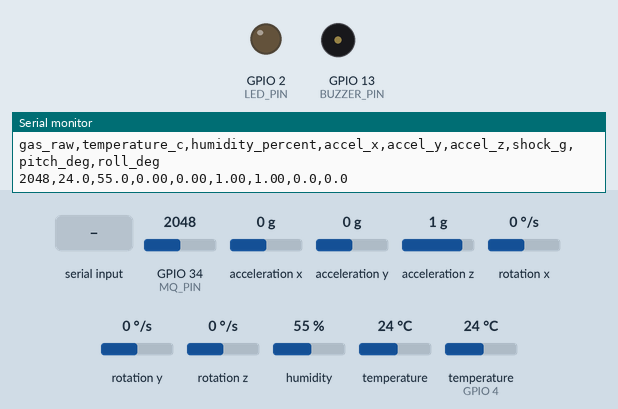
The sketch below on a simulated ESP32. Shown: output pins drawn as LEDs (lit = HIGH), buzzer (waves = sounding, pin HIGH), the last lines printed to the serial monitor. Wiring (inferred from the names in the program): MPU-9250 motion sensor at I2C address 0x68. The inputs (shaded band) are chosen by the test bench; at power-on: GPIO 34 (MQ_PIN) = 2048, acceleration x 0 g, acceleration y 0 g, acceleration z 1 g, rotation x 0 °/s, rotation y 0 °/s, rotation z 0 °/s, humidity 55 %, temperature 24 °C, temperature (sensor on GPIO 4) 24 °C (analog values on the 0–4095 scale).

Above: at 2.2 s.
2.3 s: "ALERT:ON\n" received over Serial
At 3.5 s:
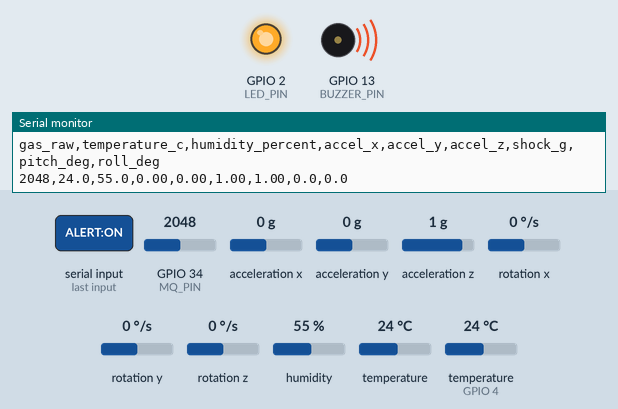
3.8 s: "ALERT:OFF\n" received over Serial
At 4.7 s:
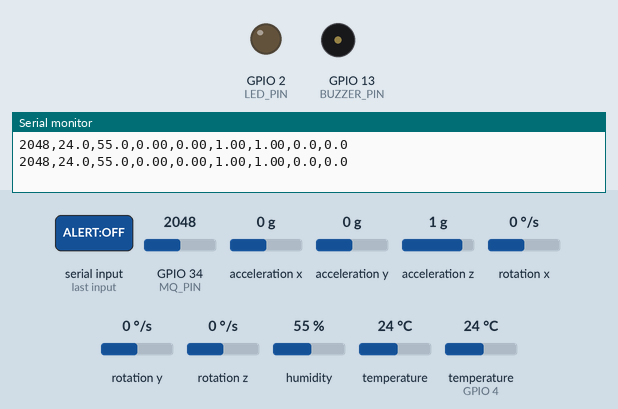
Timing chart, 0 to 6.8 s (numbered marks = the images above; inputs shaded):
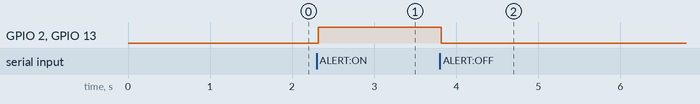

Measured:
- after the input at 2.3 s, GPIO 2 (LED_PIN), GPIO 13 (BUZZER_PIN): LOW → HIGH at once
- after the input at 3.8 s, GPIO 2 (LED_PIN), GPIO 13 (BUZZER_PIN): HIGH → LOW at once

The sketch:

esp32_sensor.ino
```cpp
/*
 * FreshGuard ESP32 Multi-Sensor Transit & Spoilage Firmware
 * =========================================================
 * Universal Driver supporting:
 *   - Genuine InvenSense MPU-6050
 *   - Clone / Counterfeit / Re-marked IMUs (Hangshun, Geehy, Silan, MPU-6500)
 *   - Automatic I2C address detection (0x68 and 0x69)
 *   - Automatic Raw Register Fallback if Adafruit WHO_AM_I check fails
 *
 * Hardware Configuration:
 *   - MQ-3 Gas Sensor (Analog ADC: GPIO 34 via voltage divider)
 *   - DHT22 Temp & Humidity (Digital: GPIO 4)
 *   - MPU-6050 / Clone IMU (I2C: SDA=GPIO 21, SCL=GPIO 22)
 *   - Warning LED (GPIO 2)
 *   - Alert Buzzer (GPIO 13)
 *
 * CSV Output Format (every 2 seconds):
 *   gas_raw,temperature_c,humidity_percent,accel_x,accel_y,accel_z,shock_g,pitch_deg,roll_deg
 */

#include <Wire.h>
#include <DHT.h>
#include <Adafruit_MPU6050.h>
#include <Adafruit_Sensor.h>

#define MQ_PIN        34      // MQ-3 analog pin (GPIO34 is input-only ADC1)
#define DHT_PIN       4       // DHT22 data pin
#define DHT_TYPE      DHT22   // or DHT11
#define LED_PIN       2       // Onboard warning LED
#define BUZZER_PIN    13      // Actuator/Buzzer pin

#define MPU_REG_PWR_MGMT_1   0x6B
#define MPU_REG_CONFIG       0x1A
#define MPU_REG_ACCEL_CONFIG 0x1C
#define MPU_REG_ACCEL_XOUT_H 0x3B
#define MPU_REG_WHO_AM_I     0x75

enum ImuDriverMode {
  IMU_MODE_NONE,
  IMU_MODE_ADAFRUIT,
  IMU_MODE_RAW_I2C
};

DHT dht(DHT_PIN, DHT_TYPE);
Adafruit_MPU6050 mpu;

bool mpu_available = false;
ImuDriverMode imu_mode = IMU_MODE_NONE;
uint8_t mpu_address = 0x68;
uint8_t mpu_who_am_i = 0x00;

// Sampling & Telemetry intervals
unsigned long last_transmit_ms = 0;
const unsigned long TRANSMIT_INTERVAL_MS = 2000; // Emit telemetry every 2 seconds

// IMU Shock and Orientation metrics
float peak_shock_g = 1.0;
float live_ax = 0.0, live_ay = 0.0, live_az = 1.0;
float live_pitch = 0.0, live_roll = 0.0;

// Helper: Read a single register over I2C
uint8_t i2c_read_reg(uint8_t addr, uint8_t reg) {
  Wire.beginTransmission(addr);
  Wire.write(reg);
  if (Wire.endTransmission(false) != 0) return 0xFF;
  if (Wire.requestFrom((uint8_t)addr, (size_t)1) == 1) {
    return Wire.read();
  }
  return 0xFF;
}

// Helper: Write a single register over I2C
bool i2c_write_reg(uint8_t addr, uint8_t reg, uint8_t data) {
  Wire.beginTransmission(addr);
  Wire.write(reg);
  Wire.write(data);
  return (Wire.endTransmission() == 0);
}

// Universal IMU Initializer: Supports genuine chips and all clone variants
void init_imu_universal() {
  // 1. Detect I2C Address (0x68 or 0x69)
  mpu_address = 0;
  Wire.beginTransmission(0x68);
  if (Wire.endTransmission() == 0) {
    mpu_address = 0x68;
  } else {
    Wire.beginTransmission(0x69);
    if (Wire.endTransmission() == 0) {
      mpu_address = 0x69;
    }
  }

  if (mpu_address == 0) {
    Serial.println("# [IMU WARNING] No IMU found at 0x68 or 0x69. Check VCC/GND/SDA=21/SCL=22.");
    mpu_available = false;
    imu_mode = IMU_MODE_NONE;
    return;
  }

  // 2. Read WHO_AM_I register (0x75)
  mpu_who_am_i = i2c_read_reg(mpu_address, MPU_REG_WHO_AM_I);
  Serial.print("# [IMU INFO] Found I2C device at 0x");
  Serial.print(mpu_address, HEX);
  Serial.print(" | WHO_AM_I = 0x");
  Serial.println(mpu_who_am_i, HEX);

  // 3. Try official Adafruit library first
  if (mpu.begin(mpu_address)) {
    mpu.setAccelerometerRange(MPU6050_RANGE_8_G);
    mpu.setGyroRange(MPU6050_RANGE_500_DEG);
    mpu.setFilterBandwidth(MPU6050_BAND_21_HZ);
    mpu_available = true;
    imu_mode = IMU_MODE_ADAFRUIT;
    Serial.println("# [IMU STATUS] Initialized via Adafruit MPU-6050 driver (Genuine/Full Compatible).");
    return;
  }

  // 4. Fallback: Clone / Re-marked Chip Hardware Bypass
  // Clones fail Adafruit begin() because WHO_AM_I is 0x70, 0x72, 0x98, 0x12, etc.
  // We wake up the chip and configure registers directly over I2C.
  Serial.println("# [IMU STATUS] Adafruit ID check failed -> Activating Universal Clone Direct-I2C driver.");

  // Wake up chip (clear SLEEP bit in PWR_MGMT_1)
  i2c_write_reg(mpu_address, MPU_REG_PWR_MGMT_1, 0x00);
  delay(10);

  // Configure ±8g range (0x10) -> Sensitivity: 4096 LSB/g
  i2c_write_reg(mpu_address, MPU_REG_ACCEL_CONFIG, 0x10);

  // Configure Digital Low Pass Filter ~42Hz (0x03)
  i2c_write_reg(mpu_address, MPU_REG_CONFIG, 0x03);
  delay(10);

  // Verify we can read 6 accel bytes
  Wire.beginTransmission(mpu_address);
  Wire.write(MPU_REG_ACCEL_XOUT_H);
  if (Wire.endTransmission(false) == 0 && Wire.requestFrom((uint8_t)mpu_address, (size_t)6) == 6) {
    mpu_available = true;
    imu_mode = IMU_MODE_RAW_I2C;
    Serial.println("# [IMU STATUS] Clone / Alternative IMU successfully activated! Full transit tracking active.");
  } else {
    Serial.println("# [IMU ERROR] Clone initialization failed to read accel registers.");
    mpu_available = false;
    imu_mode = IMU_MODE_NONE;
  }
}

// Read acceleration from IMU (supporting both Adafruit and Clone Raw modes)
bool read_imu_acceleration(float &ax, float &ay, float &az) {
  if (!mpu_available) return false;

  if (imu_mode == IMU_MODE_ADAFRUIT) {
    sensors_event_t a, g, temp;
    mpu.getEvent(&a, &g, &temp);
    ax = a.acceleration.x / 9.80665f;
    ay = a.acceleration.y / 9.80665f;
    az = a.acceleration.z / 9.80665f;
    return true;
  } else if (imu_mode == IMU_MODE_RAW_I2C) {
    Wire.beginTransmission(mpu_address);
    Wire.write(MPU_REG_ACCEL_XOUT_H);
    if (Wire.endTransmission(false) == 0 && Wire.requestFrom((uint8_t)mpu_address, (size_t)6) == 6) {
      int16_t raw_x = (Wire.read() << 8) | Wire.read();
      int16_t raw_y = (Wire.read() << 8) | Wire.read();
      int16_t raw_z = (Wire.read() << 8) | Wire.read();

      // ±8g sensitivity: 4096 LSB/g
      ax = (float)raw_x / 4096.0f;
      ay = (float)raw_y / 4096.0f;
      az = (float)raw_z / 4096.0f;
      return true;
    }
  }
  return false;
}

void print_diagnostic_info() {
  Serial.println("\n# ===== FRESHGUARD HARDWARE DIAGNOSTIC =====");
  Serial.print("# MQ-3 Raw ADC: ");
  Serial.println(analogRead(MQ_PIN));
  Serial.print("# DHT22 Temp: ");
  Serial.print(dht.readTemperature(), 1);
  Serial.print(" C | Hum: ");
  Serial.print(dht.readHumidity(), 1);
  Serial.println(" %");
  Serial.print("# IMU Address: 0x");
  Serial.print(mpu_address, HEX);
  Serial.print(" | WHO_AM_I: 0x");
  Serial.println(mpu_who_am_i, HEX);
  Serial.print("# IMU Mode: ");
  if (imu_mode == IMU_MODE_ADAFRUIT) Serial.println("Adafruit Driver (Genuine/Compatible)");
  else if (imu_mode == IMU_MODE_RAW_I2C) Serial.println("Universal Clone Driver (Direct Register I2C)");
  else Serial.println("NOT DETECTED");
  Serial.println("# ==========================================\n");
}

void setup() {
  Serial.begin(115200);
  analogReadResolution(12); // ESP32 12-bit ADC (0 - 4095)

  pinMode(LED_PIN, OUTPUT);
  pinMode(BUZZER_PIN, OUTPUT);
  digitalWrite(LED_PIN, LOW);
  digitalWrite(BUZZER_PIN, LOW);

  dht.begin();
  Wire.begin(21, 22); // I2C pins: SDA=21, SCL=22
  Wire.setClock(400000); // 400kHz Fast Mode I2C

  // Initialize IMU with universal clone-proof fallback
  init_imu_universal();

  delay(1000);
  print_diagnostic_info();

  // CSV Telemetry Header
  Serial.println("gas_raw,temperature_c,humidity_percent,accel_x,accel_y,accel_z,shock_g,pitch_deg,roll_deg");
}

void process_serial_commands() {
  if (Serial.available()) {
    String cmd = Serial.readStringUntil('\n');
    cmd.trim();
    if (cmd == "ALERT:ON") {
      digitalWrite(LED_PIN, HIGH);
      digitalWrite(BUZZER_PIN, HIGH);
    } else if (cmd == "ALERT:OFF") {
      digitalWrite(LED_PIN, LOW);
      digitalWrite(BUZZER_PIN, LOW);
    } else if (cmd == "RESET_TRIP") {
      peak_shock_g = 1.0;
    } else if (cmd == "HW:CHECK" || cmd == "DIAG") {
      print_diagnostic_info();
    }
  }
}

void loop() {
  process_serial_commands();

  // High-frequency IMU loop (~50Hz) to capture instantaneous impacts & drops
  if (mpu_available) {
    float cur_x, cur_y, cur_z;
    if (read_imu_acceleration(cur_x, cur_y, cur_z)) {
      live_ax = cur_x;
      live_ay = cur_y;
      live_az = cur_z;

      // Instantaneous total acceleration vector magnitude
      float current_shock = sqrt(live_ax * live_ax + live_ay * live_ay + live_az * live_az);
      if (current_shock > peak_shock_g) {
        peak_shock_g = current_shock;
      }

      // Pitch and Roll calculation (in degrees)
      live_pitch = atan2(-live_ax, sqrt(live_ay * live_ay + live_az * live_az)) * 180.0f / PI;
      live_roll  = atan2(live_ay, live_az) * 180.0f / PI;
    }
  }

  // Periodic Telemetry Transmission
  unsigned long now = millis();
  if (now - last_transmit_ms >= TRANSMIT_INTERVAL_MS) {
    last_transmit_ms = now;

    // 16-sample oversampling for MQ-3 analog noise reduction
    long gas_sum = 0;
    for (int i = 0; i < 16; i++) {
      gas_sum += analogRead(MQ_PIN);
      delay(2);
    }
    int gas_raw = gas_sum / 16;

    // Read DHT22
    float t = dht.readTemperature();
    float h = dht.readHumidity();

    if (!isnan(t) && !isnan(h)) {
      // Format: gas_raw,temperature_c,humidity_percent,accel_x,accel_y,accel_z,shock_g,pitch_deg,roll_deg
      Serial.print(gas_raw);
      Serial.print(",");
      Serial.print(t, 1);
      Serial.print(",");
      Serial.print(h, 1);
      Serial.print(",");
      Serial.print(live_ax, 2);
      Serial.print(",");
      Serial.print(live_ay, 2);
      Serial.print(",");
      Serial.print(live_az, 2);
      Serial.print(",");
      Serial.print(peak_shock_g, 2);
      Serial.print(",");
      Serial.print(live_pitch, 1);
      Serial.print(",");
      Serial.println(live_roll, 1);
    }

    // Decay peak shock towards 1.0g for next interval
    peak_shock_g = 1.0;
  }

  delay(20); // 50Hz IMU polling cycle
}
```
